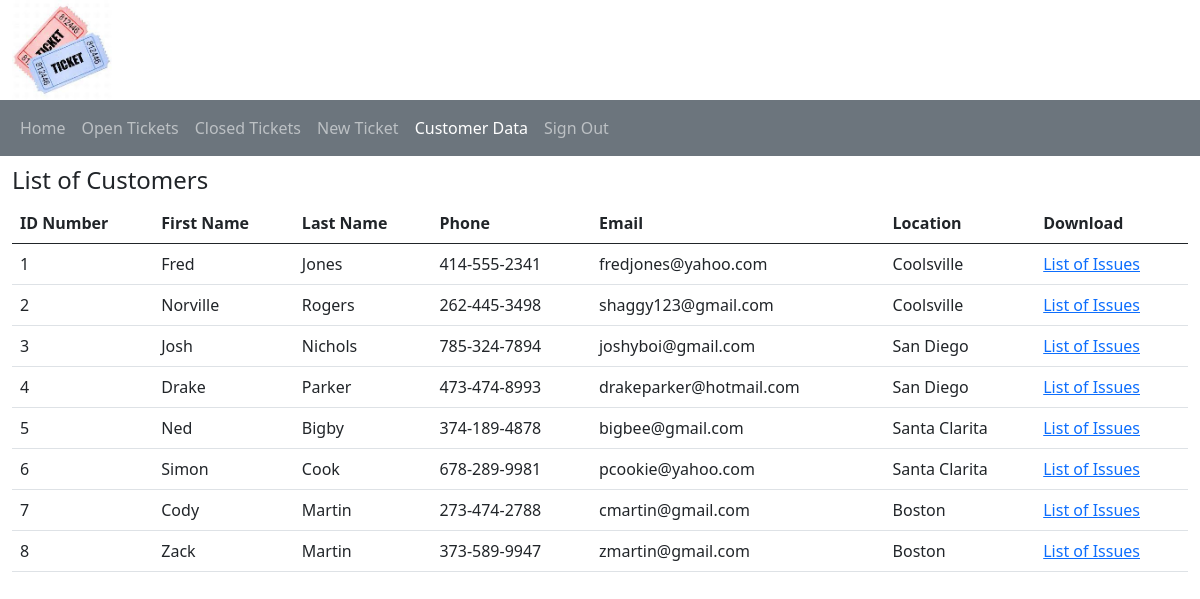
Screenshot of /index.php?mode=displayCustomer (signed in) with the database file from the repository.
### tables this page shows
CREATE TABLE `customer` (
  `customerID` int(11) NOT NULL,
  `firstName` varchar(20) DEFAULT NULL,
  `lastName` varchar(20) DEFAULT NULL,
  `phone` varchar(15) DEFAULT NULL,
  `email` varchar(25) DEFAULT NULL,
  `location` varchar(30) DEFAULT NULL
);

### displayCustomer.php (called while the page is built)
<?php
	$sql = "SELECT * FROM `customer`;";
	$data = getAll($sql, $db);
    $pageTitle = "List of Customers";
    $columns = array("ID Number", "First Name", "Last Name", "Phone", "Email", "Location", "Download");
    displayResultSet($pageTitle, $data, $columns, "customer");
?>

### index.php (the view, shortened to what this page needs)
<?php
    include("header.php");
    include("pdo_connect.php");
    $mode = "";
    try {
        if (isset($_GET['mode'])) {
            $mode = $_GET['mode'];
        }
        switch ($mode) {
			case 'displayCustomer':
			    ?>
                <?php
                include('displayCustomer.php');
				break;
                ?>
                <?php
        }
    } catch (PDOException $e) {
        echo "Error!: ". $e->getMessage() . "<br/>";
        die();
    }
function displayResultSet($pageTitle, $resultSet, $columns, $tableType = null) {
    echo "<h4>".$pageTitle."</h4>";
    echo "<table class='table";
    if ($tableType == "event") {
        echo " table-bordered";
    }
    echo "'>";
    $numCols = count($columns);
    if ($numCols > 0) {
        echo "<thead><tr>";
        foreach($columns as $c) {
            echo "<th>{$c}</th>";
        }
        echo "</tr></thead>";
    }
    echo "<tbody>";
    foreach($resultSet as $item){
        echo "<tr>";
        foreach ($item as $key => $value) {
            echo "<td>{$value}</td>";
        }
        if ($tableType == "customer") {
            echo "<td><a href='index.php?mode=displayCustomer&customerID={$item['customerID']}'>List of Issues</a></td>";
        }
        echo "</tr>";
    }
    echo "</tbody></table>";
}
function getAll($sql, $db, $parameterValues = null){
    $statement = $db->prepare($sql);
    $statement->execute($parameterValues );
    $result = $statement->fetchAll(PDO::FETCH_ASSOC);
    return $result;
}
?>

### rows the page displays
customer: customerID "1", firstName "Fred", lastName "Jones", phone "414-555-2341", email "fredjones@yahoo.com", location "Coolsville"
customer: customerID "2", firstName "Norville", lastName "Rogers", phone "262-445-3498", email "shaggy123@gmail.com", location "Coolsville"
customer: customerID "3", firstName "Josh", lastName "Nichols", phone "785-324-7894", email "joshyboi@gmail.com", location "San Diego"
customer: customerID "4", firstName "Drake", lastName "Parker", phone "473-474-8993", email "drakeparker@hotmail.com", location "San Diego"
customer: customerID "5", firstName "Ned", lastName "Bigby", phone "374-189-4878", email "bigbee@gmail.com", location "Santa Clarita"
customer: customerID "6", firstName "Simon", lastName "Cook", phone "678-289-9981", email "pcookie@yahoo.com", location "Santa Clarita"
customer: customerID "7", firstName "Cody", lastName "Martin", phone "273-474-2788", email "cmartin@gmail.com", location "Boston"
customer: customerID "8", firstName "Zack", lastName "Martin", phone "373-589-9947", email "zmartin@gmail.com", location "Boston"

### other values shown
$pageTitle "List of Customers"
$c "ID Number"
$c "First Name"
$c "Last Name"
$c "Phone"
$c "Email"
$c "Location"
$c "Download"
